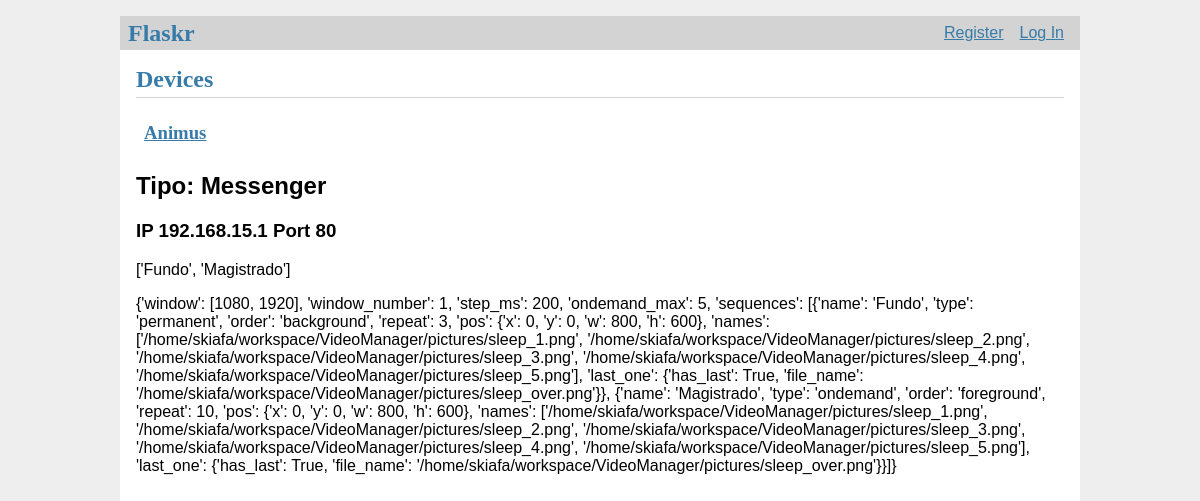
The page /device_list on the database as committed earlier.
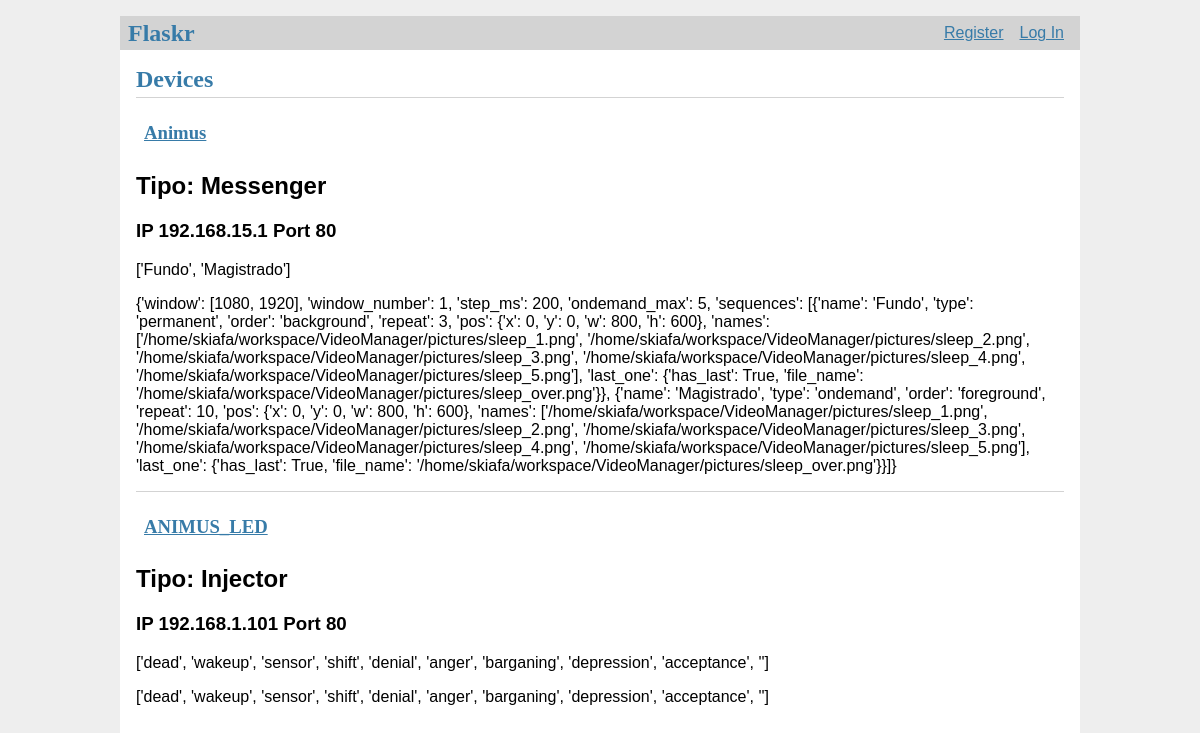
The same page on the database as committed later.
### tables this page shows
CREATE TABLE device (
  id INTEGER PRIMARY KEY AUTOINCREMENT,
  created TIMESTAMP NOT NULL DEFAULT CURRENT_TIMESTAMP,
  dev_type TEXT NOT NULL,
  dev_IP TEXT NOT NULL,
  dev_PORT TEXT NOT NULL,
  dev_character TEXT UNIQUE NOT NULL,
  endpoints TEXT NOT NULL,
  animations TEXT NOT NULL
);

### flaskr/devices.py (the view)
@bp.route('/device_list')
def index():
    db = get_db()
    devices = db.execute(
        'SELECT *'
        ' FROM device p'
    ).fetchall()
    return render_template('devices/device_list.html', devices=devices)

### flaskr/auth.py (called while the page is built)
@bp.before_app_request
def load_logged_in_user():
    user_id = session.get('user_id')
    if user_id is None:
        g.user = None
    else:
        g.user = get_db().execute(
            'SELECT * FROM user WHERE id = ?', (user_id,)
        ).fetchone()

### flaskr/db.py (called while the page is built)
def get_db():
    if 'db' not in g:
        g.db = sqlite3.connect(
            current_app.config['DATABASE'],
            detect_types=sqlite3.PARSE_DECLTYPES
        )
        g.db.row_factory = sqlite3.Row
    return g.db

### flaskr/templates/devices/device_list.html
{% extends 'base.html' %}
{% block header %}
  <h1>{% block title %}Devices{% endblock %}</h1>
{% endblock %}
{% block content %}
  {% for device in devices %}
    <article class="device">
      <header>
        <div>
          <h1>
            <a class="action" href="http://{{ device['dev_IP'] }}:{{ device['dev_PORT'] }}">{{ device['dev_character'] }}</a>
          </h1>
          <div class="about">
            <h2>Tipo: {{ device['dev_type'] }} </h2>
            <h3>IP {{ device['dev_IP'] }} Port {{ device['dev_PORT'] }}</h3>
            </div>
        </div>
      </header>
      <p class="body">{{ device['endpoints'] }}</p>
      <p class="body">{{ device['animations'] }}</p>
    </article>
    {% if not loop.last %}
      <hr>
    {% endif %}
  {% endfor %}
{% endblock %}

### flaskr/templates/base.html (shortened to what this page needs)
<!doctype html>
<link rel="stylesheet" href="{{ url_for('static', filename='style.css') }}">
<nav>
  <h1>Flaskr</h1>
  <ul>
    {% if g.user %}
      <li><span>{{ g.user['username'] }}</span>
      <li><a href="{{ url_for('auth.logout') }}">Log Out</a>
    {% else %}
      <li><a href="{{ url_for('auth.register') }}">Register</a>
      <li><a href="{{ url_for('auth.login') }}">Log In</a>
    {% endif %}
  </ul>
</nav>
<section class="content">
  <header>
    {% block header %}{% endblock %}
  </header>
  {% block content %}{% endblock %}
</section>

### flaskr/static/style.css (style rules this page uses)
h1 { font-family: serif; color: #377ba8; margin: 1rem 0; }
a { color: #377ba8; }
hr { border: none; border-top: 1px solid lightgray; }
nav { background: lightgray; display: flex; align-items: center; padding: 0 0.5rem; }
nav h1 { flex: auto; margin: 0; }
nav ul { display: flex; list-style: none; margin: 0; padding: 0; }
nav ul li a, nav ul li span, header .action { display: block; padding: 0.5rem; }
.content { padding: 0 1rem 1rem; }
.content > header { border-bottom: 1px solid lightgray; display: flex; align-items: flex-end; }
.content > header h1 { flex: auto; margin: 1rem 0 0.25rem 0; }
.content:last-child { margin-bottom: 0; }

Rows that differ between the two databases and show on the page:
added device: dev_character "ANIMUS_LED", dev_type "Injector", dev_IP "192.168.1.101", dev_PORT "80", endpoints "['dead', 'wakeup', 'sensor', 'shift', 'denial', 'anger', 'barganing', 'depression', 'acceptance', '']", animations "['dead', 'wakeup', 'sensor', 'shift', 'denial', 'anger', 'barganing', 'depression', 'acceptance', '']"
